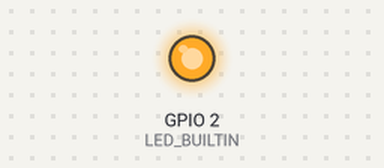
Bench run of a sketch on a simulated ESP32. On the bench: output pins drawn as LEDs (lit = HIGH). WiFi joins after 1.5 s; servers stay silent unless stated; uploads are accepted with an empty reply; what the sketch prints to the serial monitor is not drawn.

Above: at 1.9 s.
At 18.8 s:
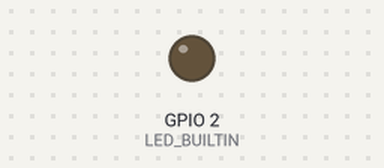
Timing chart, 0 to 30.7 s (numbered marks = the images above):
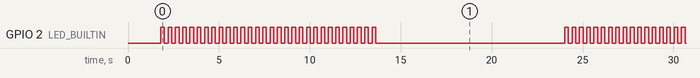

The sketch:

bms-toesp32-tosheetandblynk.ino
```cpp
#define BLYNK_TEMPLATE_ID ""
#define BLYNK_TEMPLATE_NAME "Auto lock online"
#define BLYNK_AUTH_TOKEN ""

#include <WiFi.h>
#include <HTTPClient.h>
#include <ArduinoJson.h>
#include <BlynkSimpleEsp32.h>

const char* ssid = "";
const char* password = "";
const char* scriptURL = "";

char auth[] = BLYNK_AUTH_TOKEN;
WiFiServer server(8080);

// Blynk virtual pins
#define VPIN_VOLTAGE   V0
#define VPIN_CURRENT   V1
#define VPIN_SOC       V2
#define VPIN_TEMP      V3
#define VPIN_SOC_BLINK V4

#define LED_BUILTIN 2

// Parameters
float voltage = 0.0;
float current = 0.0;
float soc = 0.0;
float temperature = 0.0;
float latitude = 0.0;
float longitude = 0.0;

void setup() {
  Serial.begin(115200);
  pinMode(LED_BUILTIN, OUTPUT);

  WiFi.begin(ssid, password);
  while (WiFi.status() != WL_CONNECTED) {
    delay(500);
    Serial.print(".");
  }
  Serial.println("\n✅ WiFi Connected: " + WiFi.localIP().toString());

  server.begin();
  Blynk.begin(auth, ssid, password);
}

void loop() {
  Blynk.run();
  handleTCPClient();

  // Update Blynk dashboard
  Blynk.virtualWrite(VPIN_VOLTAGE, voltage);
  Blynk.virtualWrite(VPIN_CURRENT, current);
  Blynk.virtualWrite(VPIN_SOC, soc);
  Blynk.virtualWrite(VPIN_TEMP, temperature);

  // LED alert for low SOC
  if (soc < 21) {
    for (int i = 0; i < 30; i++) {
      digitalWrite(LED_BUILTIN, HIGH);
      Blynk.virtualWrite(VPIN_SOC_BLINK, 255);
      delay(200);
      digitalWrite(LED_BUILTIN, LOW);
      Blynk.virtualWrite(VPIN_SOC_BLINK, 0);
      delay(200);
    }
  } else {
    digitalWrite(LED_BUILTIN, LOW);
    Blynk.virtualWrite(VPIN_SOC_BLINK, 0);
  }

  sendToGoogleSheets();  // 📤 Send to Google Sheets
  delay(10000);
}

void handleTCPClient() {
  WiFiClient client = server.available();
  if (client) {
    Serial.println("🔌 TCP Client Connected");
    String buffer = "";

    while (client.connected()) {
      while (client.available()) {
        char c = client.read();
        if (c == '\n') {
          parseJSONData(buffer);
          client.stop();
          return;
        }
        buffer += c;
      }
    }
  }
}

void parseJSONData(String jsonStr) {
  StaticJsonDocument<256> doc;
  DeserializationError err = deserializeJson(doc, jsonStr);
  if (err) {
    Serial.println("⚠️ JSON parse error");
    return;
  }

  voltage = doc["voltage"];
  current = doc["current"];
  soc     = doc["soc"];
  if (doc.containsKey("temperature")) {
    temperature = doc["temperature"];
  }
  if (doc.containsKey("latitude")) {
    latitude = doc["latitude"];
  }
  if (doc.containsKey("longitude")) {
    longitude = doc["longitude"];
  }

  Serial.printf("✔️ Parsed: %.2f V, %.2f A, %.1f %% %.1f°C\n", voltage, current, soc, temperature);
  Serial.printf("📍 Location: %.6f, %.6f\n", latitude, longitude);
}

void sendToGoogleSheets() {
  if (WiFi.status() == WL_CONNECTED) {
    HTTPClient http;
    http.begin(scriptURL);
    http.addHeader("Content-Type", "application/json");

    StaticJsonDocument<384> doc;
    doc["voltage"] = voltage;
    doc["current"] = current;
    doc["soc"] = soc;
    doc["temperature"] = temperature;
    doc["latitude"] = latitude;
    doc["longitude"] = longitude;

    String jsonStr;
    serializeJson(doc, jsonStr);

    int httpCode = http.POST(jsonStr);
    Serial.println("📤 Sent to Google Sheets. Code: " + String(httpCode));
    http.end();
  }
}
```

Measured:
- by itself, GPIO 2 (LED_BUILTIN): repeats every 22.2 s: HIGH 0.20 s, LOW 10.4 s, 29 × (HIGH 0.20 s, LOW 0.20 s)
- by itself, everything shown: repeats every 22.2 s, in 60 steps
